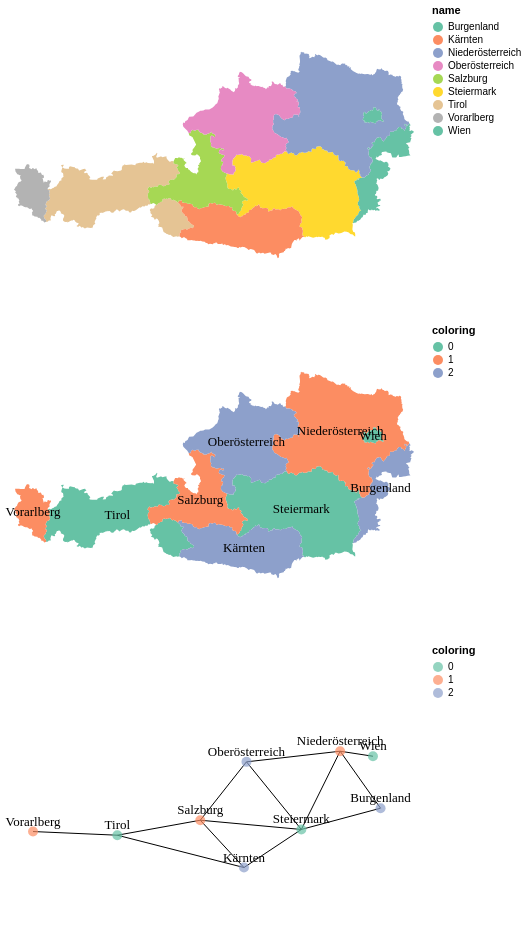

Here is the Vega-Lite specification saved for this chart:
### Vega-Lite specification from a JSON file in a GitHub repository (floating-point values rounded to 4 significant figures; data arrays with more than 128 entries replaced by an {"elided": "..."} marker saying what was removed)
{"config": {"view": {"continuousWidth": 400, "continuousHeight": 300}}, "vconcat": [{"data": {"name": "data-ec1eefc79af9c1b7f0ffa05d66172976"}, "mark": "geoshape", "encoding": {"color": {"type": "nominal", "field": "name", "scale": {"scheme": "set2"}}}}, {"layer": [{"mark": "geoshape", "encoding": {"color": {"type": "nominal", "field": "coloring", "scale": {"scheme": "set2"}}}}, {"mark": {"type": "text", "font": "Ubuntu", "fontSize": 13}, "encoding": {"latitude": {"field": "latitude", "type": "quantitative"}, "longitude": {"field": "longitude", "type": "quantitative"}, "text": {"type": "nominal", "field": "name"}}}], "data": {"name": "data-ec1eefc79af9c1b7f0ffa05d66172976"}}, {"layer": [{"data": {"name": "data-afa73948d6deefdd42854aa58598dee8"}, "mark": "line", "encoding": {"latitude": {"field": "lat1", "type": "quantitative"}, "latitude2": {"field": "lat2"}, "longitude": {"field": "lon1", "type": "quantitative"}, "longitude2": {"field": "lon2"}}}, {"data": {"name": "data-ec1eefc79af9c1b7f0ffa05d66172976"}, "mark": {"type": "point", "filled": true, "size": 100}, "encoding": {"color": {"type": "nominal", "field": "coloring", "scale": {"scheme": "set2"}}, "latitude": {"field": "latitude", "type": "quantitative"}, "longitude": {"field": "longitude", "type": "quantitative"}}}, {"data": {"name": "data-ec1eefc79af9c1b7f0ffa05d66172976"}, "mark": {"type": "text", "dy": -10, "font": "Ubuntu", "fontSize": 13}, "encoding": {"latitude": {"field": "latitude", "type": "quantitative"}, "longitude": {"field": "longitude", "type": "quantitative"}, "text": {"type": "nominal", "field": "name"}}}]}], "resolve": {"scale": {"color": "independent"}}, "$schema": "https://vega.github.io/schema/vega-lite/v5.json", "datasets": {"data-ec1eefc79af9c1b7f0ffa05d66172976": [{"ISO3166-2": "AT-6", "admin_level": "4", "alt_name:cs": null, "alt_name:mk": "Штирија", "alt_name:sl": "Avstrijska Štajerska", "boundary": "administrative", "capital": null, "coloring": 0, "description": null, "id_": 35183, "is_in:continent": null, "is_in:country": null, "is_in:country_code": null, "latitude": 47.27, "longitude": 15.01, "name": "Steiermark", "name:ar": "شتايرمارك", "name:be": "Штырыя", "name:be-tarask": "Штырыя", "name:bg": null, "name:br": null, "name:ca": "Estíria", "name:cs": "Štýrsko", "name:de": "Steiermark", "name:en": "Styria", "name:eo": "Stirio", "name:es": "Estiria", "name:fi": null, "name:fr": "Styrie", "name:fy": null, "name:ga": null, "name:gl": null, "name:he": null, "name:hr": "Štajerska", "name:hsb": null, "name:hu": "Stájerország", "name:is": null, "name:it": "Stiria", "name:ja": null, "name:ko": null, "name:la": null, "name:lld": null, "name:lt": null, "name:lv": null, "name:mk": "Штаерска", "name:nl": "Stiermarken", "name:pl": "Styria", "name:prefix:at": "Bundesland", "name:pt": "Estíria", "name:ru": "Штирия", "name:sk": "Štajersko", "name:sl": "Štajerska (zvezna dežela)", "name:sr": null, "name:ta": "சிடிரியா", "name:tzl": null, "name:uk": null, "name:vi": null, "name:yi": null, "name:zh": null, "place:note": null, "population": null, "ref:at:gkz": "6", "source:name:br": null, "type": "Feature", "type_": "relation", "website": "http://www.stmk.gv.at", "wikidata": "Q41358", "wikipedia": "de:Steiermark", "geometry": {"type": "Polygon", "coordinates": {"elided": "1x358x2 float values"}}}, {"ISO3166-2": "AT-7", "admin_level": "4", "alt_name:cs": null, "alt_name:mk": "Туролска", "alt_name:sl": null, "boundary": "administrative", "capital": null, "coloring": 0, "description": null, "id_": 52343, "is_in:continent": null, "is_in:country": null, "is_in:country_code": null, "latitude": 47.19, "longitude": 11.5, "name": "Tirol", "name:ar": "تيرول", "name:be": "Ціроль", "name:be-tarask": "Тыроль", "name:bg": null, "name:br": null, "name:ca": "Tirol", "name:cs": "Tyrolsko", "name:de": "Tirol", "name:en": "Tyrol", "name:eo": null, "name:es": "Tirol", "name:fi": "Tiroli", "name:fr": "Tyrol", "name:fy": null, "name:ga": "An Tioróil", "name:gl": null, "name:he": null, "name:hr": "Tirol", "name:hsb": null, "name:hu": "Tirol", "name:is": null, "name:it": "Tirolo", "name:ja": null, "name:ko": null, "name:la": null, "name:lld": "Tirol", "name:lt": null, "name:lv": "Tirole", "name:mk": "Тирол", "name:nl": "Tirol", "name:pl": "Tyrol", "name:prefix:at": "Bundesland", "name:pt": null, "name:ru": "Тироль", "name:sk": "Tirolsko", "name:sl": "Tirolska", "name:sr": null, "name:ta": "டைரொல்", "name:tzl": "Tirol", "name:uk": null, "name:vi": null, "name:yi": null, "name:zh": null, "place:note": null, "population": "707573", "ref:at:gkz": "7", "source:name:br": null, "type": "Feature", "type_": "relation", "website": "https://www.tirol.gv.at/", "wikidata": "Q42880", "wikipedia": "de:Tirol (Bundesland)", "geometry": {"type": "MultiPolygon", "coordinates": {"elided": "3 rows, 854 float values in total"}}}, {"ISO3166-2": "AT-2", "admin_level": "4", "alt_name:cs": "Korutansko", "alt_name:mk": "Каринтија", "alt_name:sl": "Avstrijska Koroška", "boundary": "administrative", "capital": null, "coloring": 2, "description": null, "id_": 52345, "is_in:continent": "Europe", "is_in:country": "Austria", "is_in:country_code": "AT", "latitude": 46.77, "longitude": 13.92, "name": "Kärnten", "name:ar": "كيرنتن", "name:be": "Карынтыя", "name:be-tarask": "Карынтыя", "name:bg": null, "name:br": "Karintia", "name:ca": "Caríntia", "name:cs": "Korutany", "name:de": "Kärnten", "name:en": "Carinthia", "name:eo": "Karintio", "name:es": "Carintia", "name:fi": null, "name:fr": "Carinthie", "name:fy": null, "name:ga": null, "name:gl": null, "name:he": null, "name:hr": "Koruška", "name:hsb": "Korutanska", "name:hu": "Karintia", "name:is": null, "name:it": "Carinzia", "name:ja": null, "name:ko": null, "name:la": "Carinthia", "name:lld": null, "name:lt": null, "name:lv": null, "name:mk": "Корушка", "name:nl": "Karinthië", "name:pl": "Karyntia", "name:prefix:at": "Bundesland", "name:pt": "Caríntia", "name:ru": "Каринтия", "name:sk": "Korutánsko", "name:sl": "Koroška", "name:sr": null, "name:ta": "கரின்தையா", "name:tzl": null, "name:uk": null, "name:vi": null, "name:yi": null, "name:zh": null, "place:note": null, "population": null, "ref:at:gkz": "2", "source:name:br": "ofis publik ar brezhoneg", "type": "Feature", "type_": "relation", "website": "https://www.ktn.gv.at", "wikidata": "Q37985", "wikipedia": "de:Kärnten", "geometry": {"type": "Polygon", "coordinates": {"elided": "1x295x2 float values"}}}, {"ISO3166-2": "AT-8", "admin_level": "4", "alt_name:cs": null, "alt_name:mk": "Форарлберг", "alt_name:sl": null, "boundary": "administrative", "capital": null, "coloring": 1, "description": null, "id_": 74942, "is_in:continent": "Europe", "is_in:country": "Austria", "is_in:country_code": "AT", "latitude": 47.24, "longitude": 9.893, "name": "Vorarlberg", "name:ar": "فورارلبرغ", "name:be": "Форарльберг", "name:be-tarask": "Форарльбэрг", "name:bg": null, "name:br": null, "name:ca": "Vorarlberg", "name:cs": "Vorarlbersko", "name:de": "Vorarlberg", "name:en": "Vorarlberg", "name:eo": null, "name:es": "Vorarlberg", "name:fi": null, "name:fr": "Vorarlberg", "name:fy": null, "name:ga": null, "name:gl": null, "name:he": null, "name:hr": "Vorarlberg", "name:hsb": null, "name:hu": "Vorarlberg", "name:is": null, "name:it": null, "name:ja": null, "name:ko": null, "name:la": null, "name:lld": null, "name:lt": null, "name:lv": null, "name:mk": "Предарлска", "name:nl": null, "name:pl": "Vorarlberg", "name:prefix:at": "Bundesland", "name:pt": null, "name:ru": "Форарльберг", "name:sk": "Vorarlbersko", "name:sl": "Predarlska", "name:sr": null, "name:ta": "வொரர்ல்பேர்க்", "name:tzl": null, "name:uk": null, "name:vi": null, "name:yi": null, "name:zh": "福拉尔贝格州", "place:note": null, "population": null, "ref:at:gkz": "8", "source:name:br": null, "type": "Feature", "type_": "relation", "website": "https://www.vorarlberg.gv.at", "wikidata": "Q38981", "wikipedia": "de:Vorarlberg", "geometry": {"type": "Polygon", "coordinates": {"elided": "1x188x2 float values"}}}, {"ISO3166-2": "AT-1", "admin_level": "4", "alt_name:cs": "Burgenlandsko", "alt_name:mk": "Бургенланд", "alt_name:sl": "Gradiščansko", "boundary": "administrative", "capital": null, "coloring": 2, "description": null, "id_": 76909, "is_in:continent": null, "is_in:country": null, "is_in:country_code": null, "latitude": 47.54, "longitude": 16.52, "name": "Burgenland", "name:ar": "بورغنلاند", "name:be": "Бургенланд", "name:be-tarask": "Бургенлянд", "name:bg": "Бургенланд", "name:br": "Burgenland", "name:ca": "Burgenland", "name:cs": "Hradsko", "name:de": "Burgenland", "name:en": "Burgenland", "name:eo": "Burgenlando", "name:es": "Burgenland", "name:fi": null, "name:fr": "Burgenland", "name:fy": null, "name:ga": null, "name:gl": null, "name:he": "בורגנלנד", "name:hr": "Gradišće", "name:hsb": "Hrodowska", "name:hu": "Burgenland", "name:is": null, "name:it": null, "name:ja": "ブルゲンラント州", "name:ko": null, "name:la": null, "name:lld": null, "name:lt": null, "name:lv": null, "name:mk": "Градиште", "name:nl": "Burgenland", "name:pl": "Burgenland", "name:prefix:at": "Bundesland", "name:pt": null, "name:ru": "Бургенланд", "name:sk": "Burgenland", "name:sl": "Gradiščanska", "name:sr": "Бургенланд", "name:ta": "புர்கென்லான்ட்", "name:tzl": null, "name:uk": "Бургенланд", "name:vi": null, "name:yi": "בורגנלאנד", "name:zh": null, "place:note": "state:note see here https://www.openstreetmap.org/node/240037510", "population": null, "ref:at:gkz": "1", "source:name:br": "ofis publik ar brezhoneg", "type": "Feature", "type_": "relation", "website": "http://www.bgld.gv.at", "wikidata": "Q43210", "wikipedia": "de:Burgenland", "geometry": {"type": "Polygon", "coordinates": {"elided": "1x360x2 float values"}}}, {"ISO3166-2": "AT-3", "admin_level": "4", "alt_name:cs": "Dolní Rakousy", "alt_name:mk": null, "alt_name:sl": null, "boundary": "administrative", "capital": null, "coloring": 1, "description": null, "id_": 77189, "is_in:continent": null, "is_in:country": null, "is_in:country_code": null, "latitude": 48.27, "longitude": 15.75, "name": "Niederösterreich", "name:ar": "النمسا السفلى", "name:be": "Ніжняя Аўстрыя", "name:be-tarask": "Ніжняя Аўстрыя", "name:bg": null, "name:br": null, "name:ca": "Baixa Àustria", "name:cs": "Dolní Rakousko", "name:de": "Niederösterreich", "name:en": "Lower Austria", "name:eo": null, "name:es": "Baja Austria", "name:fi": null, "name:fr": "Basse-Autriche", "name:fy": null, "name:ga": "An Ostair Íochtarach", "name:gl": null, "name:he": null, "name:hr": "Donja Austrija", "name:hsb": null, "name:hu": "Alsó-Ausztria", "name:is": "Neðra Austurríki", "name:it": null, "name:ja": null, "name:ko": null, "name:la": null, "name:lld": null, "name:lt": null, "name:lv": null, "name:mk": "Долна Австрија", "name:nl": "Neder-Oostenrijk", "name:pl": "Dolna Austria", "name:prefix:at": "Bundesland", "name:pt": null, "name:ru": "Нижняя Австрия", "name:sk": "Dolné Rakúsko", "name:sl": "Spodnja Avstrija", "name:sr": null, "name:ta": "கீழ் ஆஸ்திரியா", "name:tzl": null, "name:uk": null, "name:vi": null, "name:yi": null, "name:zh": null, "place:note": null, "population": null, "ref:at:gkz": "3", "source:name:br": null, "type": "Feature", "type_": "relation", "website": "http://www.noel.gv.at", "wikidata": "Q42497", "wikipedia": "de:Niederösterreich", "geometry": {"type": "Polygon", "coordinates": {"elided": "2 rows, 1178 float values in total"}}}, {"ISO3166-2": "AT-5", "admin_level": "4", "alt_name:cs": "Solnohradsko", "alt_name:mk": "Залцбург", "alt_name:sl": "Solnograško", "boundary": "administrative", "capital": null, "coloring": 1, "description": "Land Salzburg", "id_": 86539, "is_in:continent": "Europe", "is_in:country": "Austria", "is_in:country_code": "AT", "latitude": 47.39, "longitude": 13.08, "name": "Salzburg", "name:ar": "زالتسبورغ", "name:be": "Зальцбург", "name:be-tarask": "Зальцбург", "name:bg": null, "name:br": null, "name:ca": "Estat de Salzburg", "name:cs": "Salcbursko", "name:de": "Salzburg", "name:en": "Salzburg", "name:eo": null, "name:es": "Salzburgo", "name:fi": null, "name:fr": "Salzbourg", "name:fy": null, "name:ga": null, "name:gl": null, "name:he": null, "name:hr": "Salzburg (pokrajina)", "name:hsb": null, "name:hu": "Salzburg", "name:is": null, "name:it": null, "name:ja": null, "name:ko": null, "name:la": null, "name:lld": null, "name:lt": "Zalcburgas", "name:lv": "Zalcburga", "name:mk": "Салцбург", "name:nl": "Salzburg", "name:pl": "Salzburg", "name:prefix:at": "Bundesland", "name:pt": null, "name:ru": "Зальцбург", "name:sk": "Salzbursko", "name:sl": "Salzburška", "name:sr": null, "name:ta": "சல்பேர்க்", "name:tzl": null, "name:uk": null, "name:vi": null, "name:yi": null, "name:zh": null, "place:note": null, "population": null, "ref:at:gkz": "5", "source:name:br": null, "type": "Feature", "type_": "relation", "website": "https://www.salzburg.gv.at/", "wikidata": "Q43325", "wikipedia": "de:Land Salzburg", "geometry": {"type": "Polygon", "coordinates": {"elided": "1x311x2 float values"}}}, {"ISO3166-2": "AT-4", "admin_level": "4", "alt_name:cs": "Horní Rakousy", "alt_name:mk": null, "alt_name:sl": null, "boundary": "administrative", "capital": null, "coloring": 2, "description": null, "id_": 102303, "is_in:continent": null, "is_in:country": null, "is_in:country_code": null, "latitude": 48.14, "longitude": 13.97, "name": "Oberösterreich", "name:ar": "النمسا العليا", "name:be": "Верхняя Аўстрыя", "name:be-tarask": "Верхняя Аўстрыя", "name:bg": null, "name:br": null, "name:ca": "Alta Àustria", "name:cs": "Horní Rakousko", "name:de": "Oberösterreich", "name:en": "Upper Austria", "name:eo": null, "name:es": "Alta Austria", "name:fi": null, "name:fr": "Haute-Autriche", "name:fy": null, "name:ga": "An Ostair Uachtarach", "name:gl": null, "name:he": null, "name:hr": "Gornja Austrija", "name:hsb": null, "name:hu": "Felső-Ausztria", "name:is": "Efra Austurríki", "name:it": null, "name:ja": null, "name:ko": null, "name:la": null, "name:lld": null, "name:lt": null, "name:lv": null, "name:mk": "Горна Австрија", "name:nl": "Opper-Oostenrijk", "name:pl": "Górna Austria", "name:prefix:at": "Bundesland", "name:pt": null, "name:ru": "Верхняя Австрия", "name:sk": "Horné Rakúsko", "name:sl": "Zgornja Avstrija", "name:sr": null, "name:ta": "மேல் ஆஸ்திரியா", "name:tzl": null, "name:uk": null, "name:vi": null, "name:yi": null, "name:zh": null, "place:note": null, "population": null, "ref:at:gkz": "4", "source:name:br": null, "type": "Feature", "type_": "relation", "website": "https://www.land-oberoesterreich.gv.at/", "wikidata": "Q41967", "wikipedia": "de:Oberösterreich", "geometry": {"type": "Polygon", "coordinates": {"elided": "1x373x2 float values"}}}, {"ISO3166-2": "AT-9", "admin_level": "4", "alt_name:cs": null, "alt_name:mk": null, "alt_name:sl": null, "boundary": "administrative", "capital": "yes", "coloring": 0, "description": "Wien (Vienna) is \"Bundesland\" and \"Statutarstadt\" which equals admin_levels 4, 6, 8", "id_": 109166, "is_in:continent": "Europe", "is_in:country": "Austria", "is_in:country_code": "AT", "latitude": 48.21, "longitude": 16.38, "name": "Wien", "name:ar": "فيينا", "name:be": "Вена", "name:be-tarask": "Вена", "name:bg": null, "name:br": null, "name:ca": "Viena", "name:cs": null, "name:de": "Wien", "name:en": "Vienna", "name:eo": null, "name:es": "Viena", "name:fi": null, "name:fr": "Vienne", "name:fy": "Wenen", "name:ga": null, "name:gl": "Viena", "name:he": null, "name:hr": "Beč", "name:hsb": null, "name:hu": "Bécs", "name:is": null, "name:it": null, "name:ja": null, "name:ko": "빈", "name:la": null, "name:lld": null, "name:lt": null, "name:lv": null, "name:mk": null, "name:nl": "Wenen", "name:pl": "Wiedeń", "name:prefix:at": "Statutarstadt", "name:pt": null, "name:ru": "Вена", "name:sk": "Viedeň", "name:sl": "Dunaj", "name:sr": null, "name:ta": null, "name:tzl": "Viadna", "name:uk": null, "name:vi": "Viên", "name:yi": null, "name:zh": null, "place:note": null, "population": null, "ref:at:gkz": "90001", "source:name:br": null, "type": "Feature", "type_": "relation", "website": "https://www.wien.gv.at/", "wikidata": "Q1741", "wikipedia": "de:Wien", "geometry": {"type": "Polygon", "coordinates": {"elided": "1x102x2 float values"}}}], "data-afa73948d6deefdd42854aa58598dee8": [{"lat1": 47.27, "lon1": 15.01, "lat2": 48.27, "lon2": 15.75}, {"lat1": 47.27, "lon1": 15.01, "lat2": 47.39, "lon2": 13.08}, {"lat1": 47.27, "lon1": 15.01, "lat2": 47.54, "lon2": 16.52}, {"lat1": 47.27, "lon1": 15.01, "lat2": 46.77, "lon2": 13.92}, {"lat1": 47.27, "lon1": 15.01, "lat2": 48.14, "lon2": 13.97}, {"lat1": 48.27, "lon1": 15.75, "lat2": 47.54, "lon2": 16.52}, {"lat1": 48.27, "lon1": 15.75, "lat2": 48.14, "lon2": 13.97}, {"lat1": 48.27, "lon1": 15.75, "lat2": 48.21, "lon2": 16.38}, {"lat1": 47.39, "lon1": 13.08, "lat2": 47.19, "lon2": 11.5}, {"lat1": 47.39, "lon1": 13.08, "lat2": 46.77, "lon2": 13.92}, {"lat1": 47.39, "lon1": 13.08, "lat2": 48.14, "lon2": 13.97}, {"lat1": 46.77, "lon1": 13.92, "lat2": 47.19, "lon2": 11.5}, {"lat1": 47.19, "lon1": 11.5, "lat2": 47.24, "lon2": 9.893}]}}
